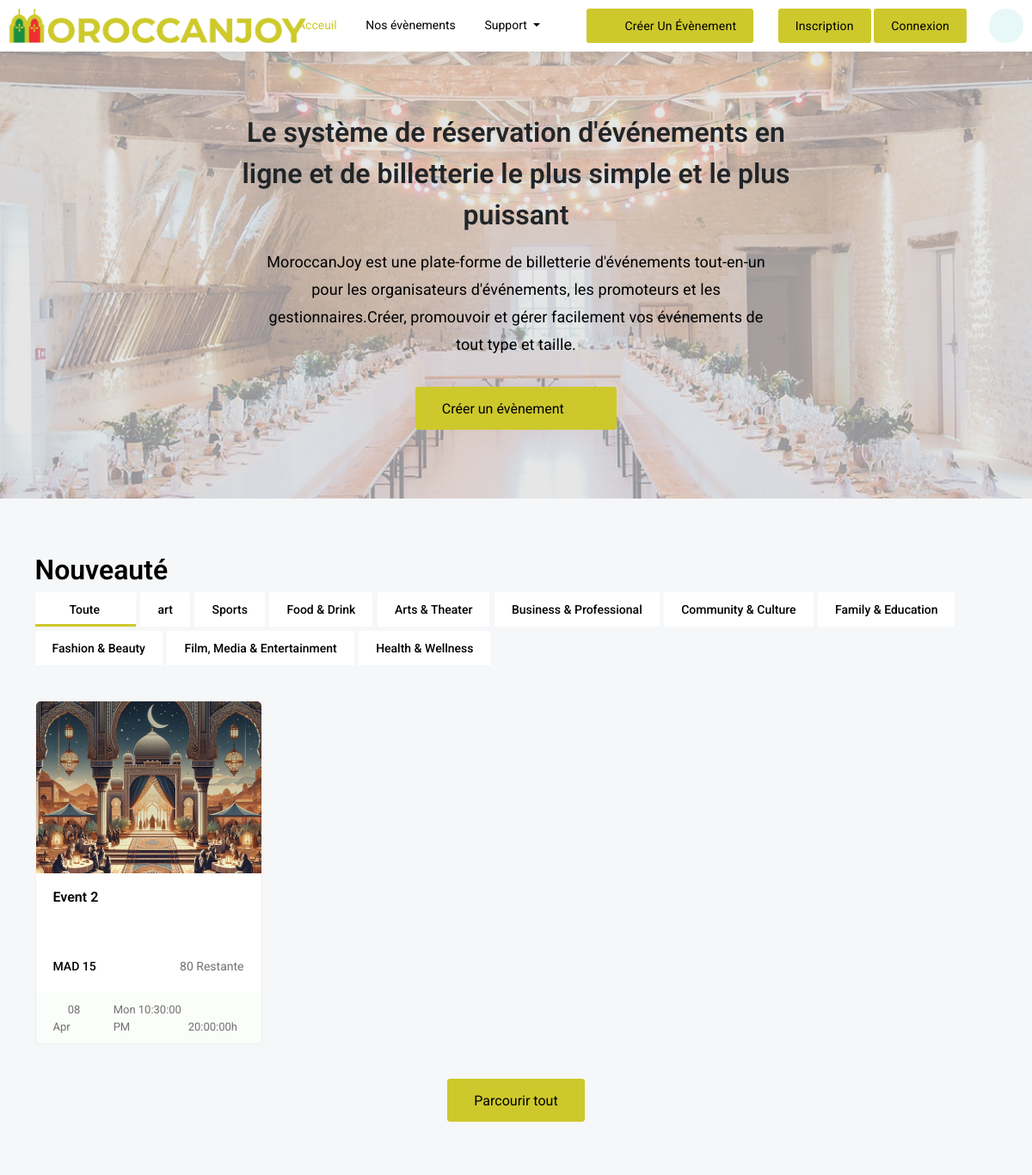
The page /?categorie_id=2 (upper part) on the database as committed earlier.
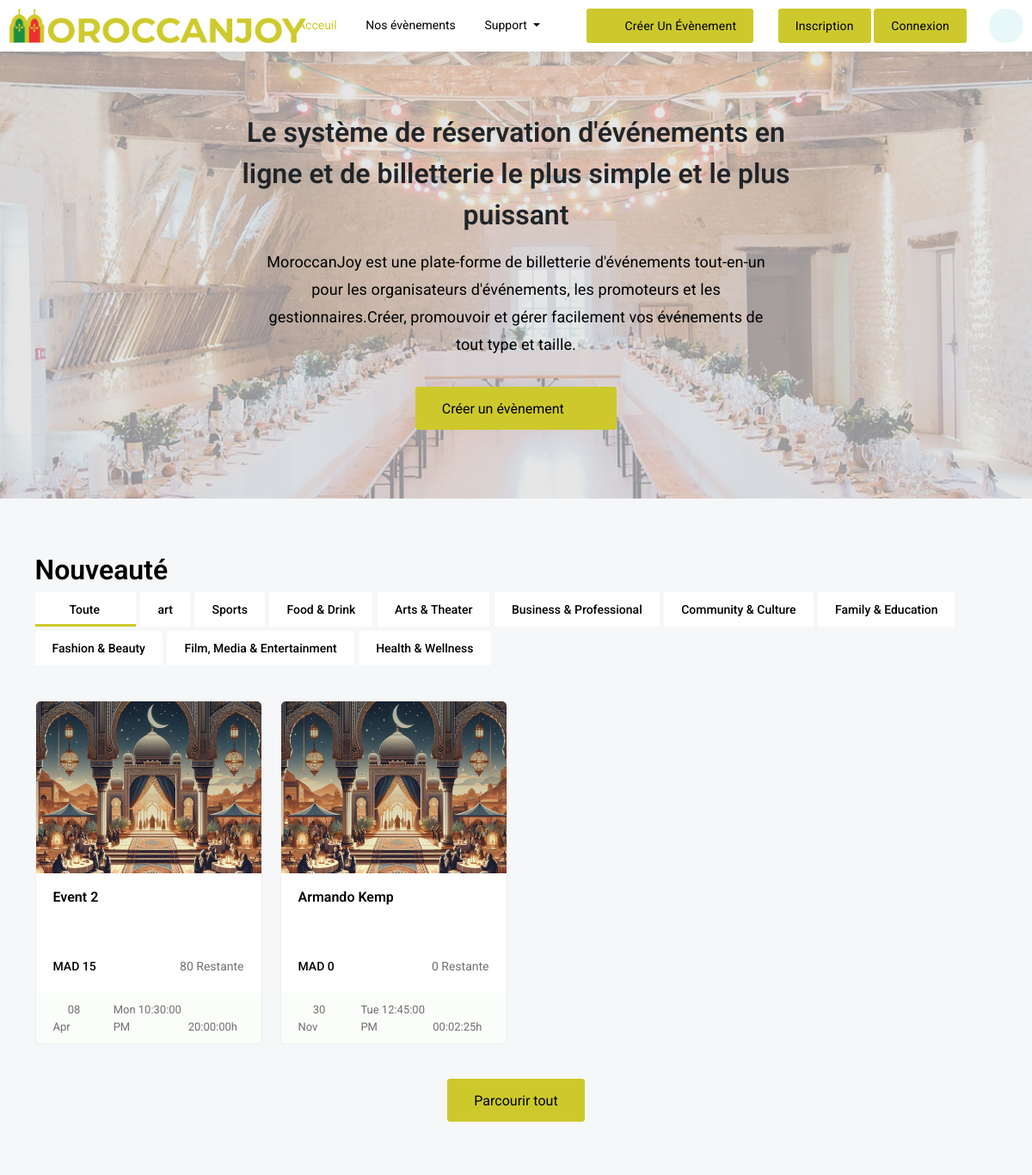
The same page on the database as committed later.
### tables this page shows
CREATE TABLE `categorie` (
  `Categorie_id` int(11) NOT NULL,
  `Nom_cat` varchar(30) NOT NULL
);

CREATE TABLE `event` (
  `E_id` int(11) NOT NULL,
  `Titre` varchar(100) DEFAULT NULL,
  `Description` varchar(200) NOT NULL,
  `Image` varchar(500) NOT NULL,
  `Heure_debut` time NOT NULL,
  `Date_debut` date NOT NULL,
  `Heure_fin` time NOT NULL,
  `Prix_ticket` float NOT NULL,
  `Nombre_tickets` int(11) NOT NULL,
  `Ville` varchar(30) NOT NULL,
  `Zip_code` varchar(30) NOT NULL,
  `Categorie_id` int(11) DEFAULT NULL,
  `User_id` int(11) NOT NULL,
  `adress1` varchar(200) NOT NULL,
  `adress2` varchar(200) NOT NULL,
  `vue` int(11) DEFAULT 0
);

### index.php (the view, shortened to what the changed rows need)
<!DOCTYPE html>
<html lang="en" class="h-100">
<head>
	<link href='vendor/unicons-2.0.1/css/unicons.css' rel='stylesheet'>
	<link href="css/style.css" rel="stylesheet">
	<link href="css/responsive.css" rel="stylesheet">
	<link href="css/night-mode.css" rel="stylesheet">
	<link href="vendor/fontawesome-free/css/all.min.css" rel="stylesheet">
	<link href="vendor/OwlCarousel/assets/owl.carousel.css" rel="stylesheet">
	<link href="vendor/OwlCarousel/assets/owl.theme.default.min.css" rel="stylesheet">
	<link href="vendor/bootstrap/css/bootstrap.min.css" rel="stylesheet">
	<link href="vendor/bootstrap-select/dist/css/bootstrap-select.min.css" rel="stylesheet">
</head>
<body class="d-flex flex-column h-100">
	<div class="wrapper">
		<div class="hero-banner">
			<div class="container">
				<div class="row justify-content-center">
					<div class="col-xl-7 col-lg-9 col-md-10">
						<div class="hero-banner-content">
							<h2>Le système de réservation d'événements en ligne et de billetterie le plus simple et le plus puissant</h2>
						</div>
					</div>
				</div>
			</div>
		</div>
		<div class="explore-events p-80">
			<div class="container">
				<div class="row">
					<div class="col-xl-12 col-lg-12 col-md-12">
						<div class="event-filter-items">
							<div class="featured-controls">
								<?php
								require_once './connect/DataBase.php';
								$categoryId = $_GET['categorie_id'] ?? NULL;
								$categories = $connection->query("SELECT * FROM categorie")->fetchAll(PDO::FETCH_ASSOC);
								if (!is_null($categoryId)) {
									$sqlState = $connection->prepare("SELECT * FROM `event` WHERE Categorie_id=?");
									$sqlState->execute([$categoryId]);
									$events = $sqlState->fetchAll(PDO::FETCH_ASSOC);
								} else {
									$events = $connection->query("SELECT * FROM `event` limit 12 ")->fetchAll(PDO::FETCH_ASSOC);
								}
								?>
								<div class="controls">
									<?php foreach ($categories as $category) : ?>
										<a href="?categorie_id=<?php echo $category['Categorie_id']; ?>"><button type="button" class="control data-filter=<?= $category['Nom_cat']; ?>">
												<?= $category['Nom_cat']; ?>
											</button></a>
									<?php endforeach; ?>
								</div>
								<div class="row" data-ref="event-filter-content">
									<?php
									foreach ($events as $row) : ?>
										<div class="col-xl-3 col-lg-4 col-md-6 col-sm-12 mix arts concert workshops volunteer sports health_Wellness " data-ref="mixitup-target">
											<div class="main-card mt-4">
												<div class="event-thumbnail">
													<a href="venue_event_detail_view.php?event_id=<?php echo $row['E_id']; ?>" class="thumbnail-img">
														<img src="upload/images/<?php echo $row['Image']; ?>" alt="Event Image">
													</a>
												</div>
												<div class="event-content">
													<a href="venue_event_detail_view.php?event_id=<?php echo $row['E_id']; ?>" class="event-title"><?php echo $row['Titre']; ?></a>
													<div class="duration-price-remaining">
														<span class="duration-price">MAD <?php echo $row['Prix_ticket']; ?></span>
														<span class="remaining"><i class="fa-solid fa-ticket fa-rotate-90"></i><?php echo $row['Nombre_tickets']; ?> Restante</span>
													</div>
												</div>
												<div class="event-footer">
													<div class="event-timing">
														<div class="publish-date">
															<span><i class="fa-solid fa-calendar-day me-2"></i><?php
																												$timestamp = strtotime($row['Date_debut']);
																												$day = date('d', $timestamp);
																												$monthAbbreviation = date('M', $timestamp);
																												echo "$day ";
																												echo "$monthAbbreviation";
																												?></span>
															<span class="dot"><i class="fa-solid fa-circle"></i></span>
															<span><?php
																	$timestamp = strtotime($row['Date_debut']);
																	$dayAbbreviation = date('D', $timestamp);
																	echo "$dayAbbreviation ";
																	?><?php echo $row['Heure_debut']; ?> PM</span>
														</div>
														<span class="publish-time"><i class="fa-solid fa-clock me-2"></i><?php echo $row['Heure_fin']; ?>h</span>
													</div>
												</div>
											</div>
										</div>
									<?php endforeach; ?>
								</div>
							</div>
						</div>
					</div>
				</div>
			</div>
		</div>
</body>
</html>

Rows that differ between the two databases and show on the page:
added event: Image (picture), Titre "Armando Kemp", Prix_ticket "0", Nombre_tickets "0", Date_debut "30", Date_debut "Nov", Date_debut "Tue", Heure_debut "12:45:00", Heure_fin "00:02:25"
